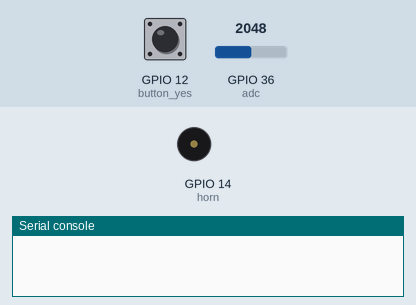
Recording of a program running on a simulated ESP32 board running MicroPython. Parts: buzzer (waves = sounding), the last lines printed to the serial console. Inputs (shaded band) come from the test bench; at power-on: GPIO 36 (adc) = 2048, GPIO 12 (button_yes) HIGH (analog values on the 0–4095 scale). Files the program writes start out absent.

Above: at 1.2 s.
1.3 s: GPIO 36 (adc) set to 2540
At 1.63 s:
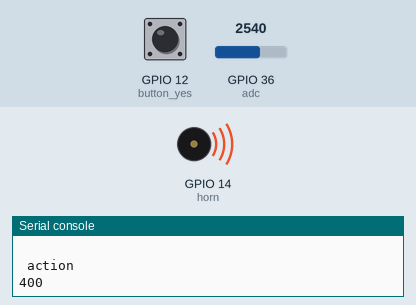
3.2 s: GPIO 12 (button_yes) pulled LOW for 1 s
At 5.6 s:
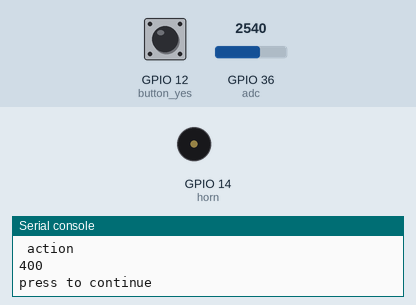
6.5 s: GPIO 12 (button_yes) pulled LOW for 3.2 s
At 11.1 s:
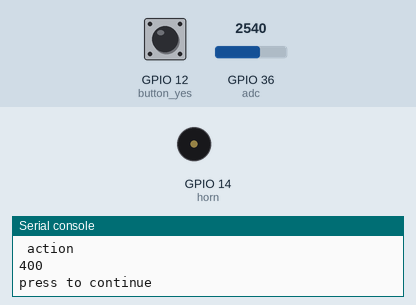
Timing chart, 0 to 12.6 s (numbered marks = the images above; inputs shaded):
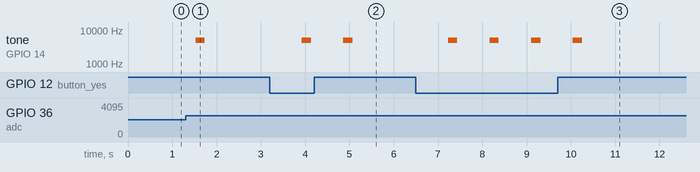

Measured:
- after the input at 1.3 s, tone on GPIO 14 (horn): silent → 5000 Hz after 0.23 s, → silent 0.21 s later
- after the input at 3.2 s, tone on GPIO 14 (horn): alternates 5000 Hz for 0.21 s and silent for 0.73 s, 4 changes in all, then stays silent, starting after 0.73 s
- after the input at 6.5 s, tone on GPIO 14 (horn): alternates 5000 Hz for 0.21 s and silent for 0.73 s, 8 changes in all, then stays silent, starting after 0.73 s

The program:

ESP32_MicHorn_test.py
```python
from machine import Pin,ADC,PWM
import time

# 工作週期duty: 設定為0(範圍0~1023)。PWM預設duty為512
# 頻率freq: 設定為6000。PWM預設freq為5000
horn=PWM(Pin(14),duty=0,freq=5000)

button_yes=Pin(12,Pin.IN,Pin.PULL_UP)

adc=ADC(Pin(36))
adc.width(ADC.WIDTH_12BIT)     # 解析度12BT
adc.atten(ADC.ATTN_11DB)       # 最大電壓36V

f=open('on_test.txt','w')

flag=0

while True:
    sound=adc.read()       # 接收聲音資訊
    if(sound>2500):         # ADC>100才紀錄,避免環境音誤觸
        print('\n action')
        no_sound=0
        data=[sound]

        # 蒐集聲音(開/關)
        while no_sound<150 and len(data)<400:
            if(sound==0):
                no_sound+=1
            else:
                no_sound=0
            data.append(adc.read())
            time.sleep_us(500)

        print(len(data))
#         print('press to Play')
#         while button_yes.value()==1:
#             pass
        # 播放音效
        for j in data:
            horn.duty(int(j/4))
            time.sleep_us(500)
        horn.duty(0)           # 關閉喇叭聲音

        f.write(str(data)+'\n')

        print('press to continue')
        while button_yes.value()==1:
            pass

        if flag>5:
            break

        flag+=1
        time.sleep(0.5)

f.close()
```
